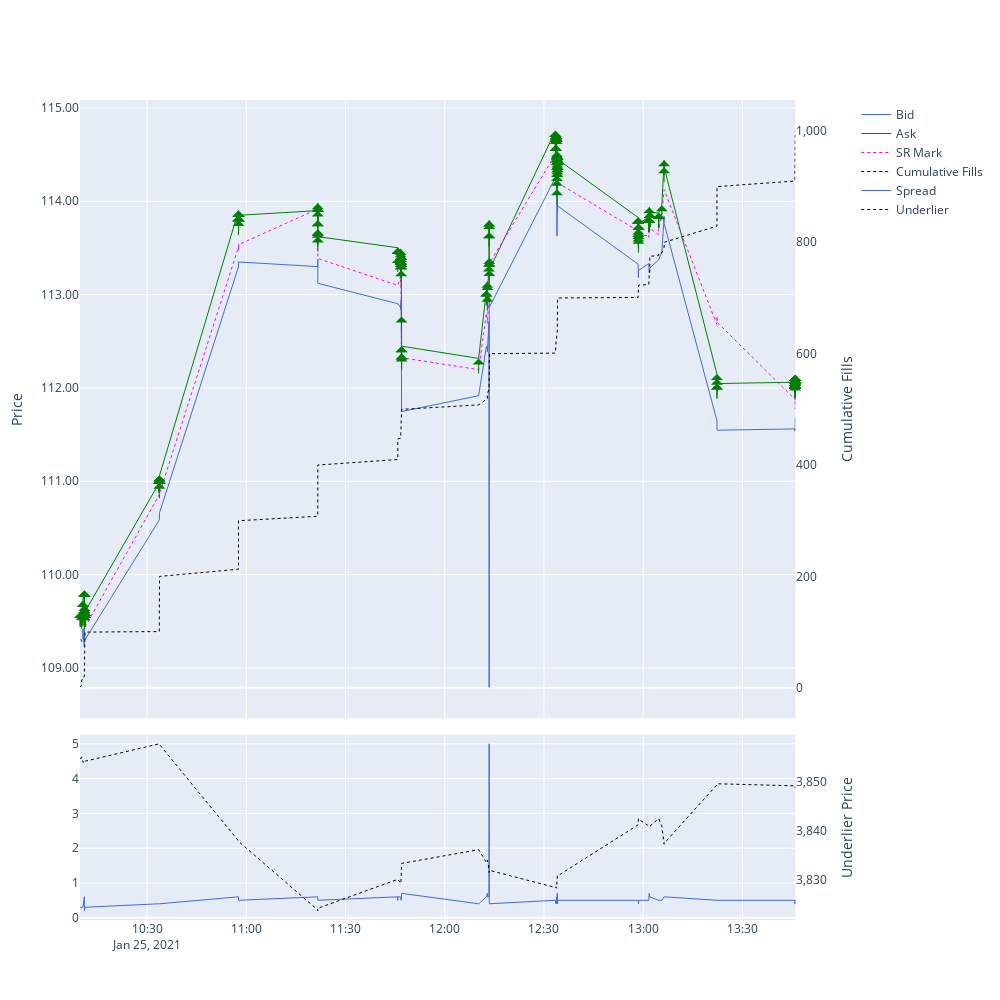

Here is the notebook cell this chart was saved with:
### Code cell
def plot_fill_graph(df, pct_y=False):
    max_fill = df['fillQuantity'].max()
    scale_arrows = False

    fig = make_subplots(rows=2, cols=1, row_heights = [1, 0.3], vertical_spacing=0.02,
                        shared_xaxes=True, specs=[[{'secondary_y': True}],
                                              [{'secondary_y': True}]])
    fig.add_trace(go.Scatter(x=df['fillTransactDttm'], y=df['fillBid'], name='Bid',
                                 line = dict(color='royalblue', width=1, dash='solid')), row=1, col=1)
    fig.add_trace(go.Scatter(x=df['fillTransactDttm'], y=df['fillAsk'], name='Ask',
                                 line = dict(color='green', width=1, dash='solid')), row=1, col=1)
    fig.add_trace(go.Scatter(x=df['fillTransactDttm'], y=df['fillMark'], name='SR Mark',
                                 line = dict(color='magenta', width=1, dash='dot')), row=1, col=1)
    fig.add_trace(go.Scatter(x=df['fillTransactDttm'], y=df['cumQuantity'], name='Cumulative Fills',
                                 line = dict(color='black', width=1, dash='dot')), secondary_y=True, row=1, col=1)
    fig.add_trace(go.Scatter(x=df['fillTransactDttm'], y=df['fillAsk']-df['fillBid'], name='Spread',
                                 line = dict(color='royalblue', width=1, dash='solid')), row=2, col=1)
    fig.add_trace(go.Scatter(x=df['fillTransactDttm'], y=df['fillLimitRefUPrc'], name='Underlier',
                                 line = dict(color='black', width=1, dash='dot')), secondary_y=True, row=2, col=1)

    for t in df.index:
            if df.loc[t, 'orderSide'] == 'Buy':
                fig.add_annotation(dict(
                        x=df.loc[t, 'fillTransactDttm'],
                        y=df.loc[t, 'fillPrice'],
                        ax=0,
                        ay=(50 * df.loc[t, 'fillQuantity'] / max_fill) * scale_arrows + 25 * (1 - scale_arrows),
                        xref='x',
                        yref='y',
                        showarrow=True,
                        arrowcolor='green',
                        arrowsize=2,
                        arrowwidth=1,
                        arrowhead=1
                ))
            else:
                fig.add_annotation(dict(
                        x=df.loc[t, 'fillTransactDttm'],
                        y=df.loc[t, 'fillPrice'],
                        ax=0,
                        ay=-(50 * df.loc[t, 'fillQuantity'] / max_fill) * scale_arrows - 25 * (1 - scale_arrows),
                        xref='x',
                        yref='y',
                        showarrow=True,
                        arrowcolor='red',
                        arrowsize=2,
                        arrowwidth=1,
                        arrowhead=1
                ))
    fig.update_xaxes(range=[start, df.loc[df.index[-1],'fillTransactDttm']])
    if pct_y:
        fig.update_yaxes(title='Vol', tickformat='.2%', secondary_y=False, row=1, col=1)
        fig.update_yaxes(title='Bid/Ask Spread', tickformat='.2%', secondary_y=False, row=2, col=1)
    else:
        fig.update_yaxes(title='Price', tickformat='.2f', secondary_y=False, row=1, col=1)
        fig.update_yaxes(title='Bid/Ask Spread', tickformat='.2f', secondary_y=True, row=2, col=1)
    fig.update_yaxes(title='Cumulative Fills', tickformat=',.0f', showgrid = False, secondary_y=True, row=1, col=1)
    fig.update_yaxes(title='Underlier Price', tickformat=',.0f', showgrid = False, secondary_y=True, row=2, col=1)
    fig.update_layout(height=1000, width=1000)
    fig.show()
    
plot_fill_graph(df_adj, False)
